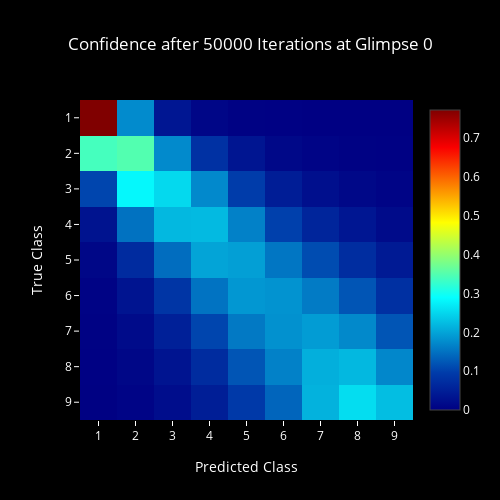
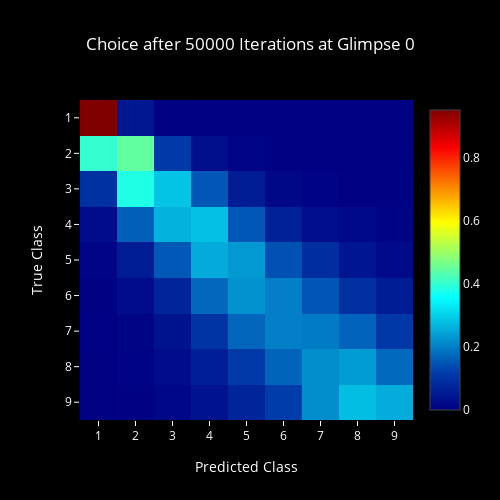
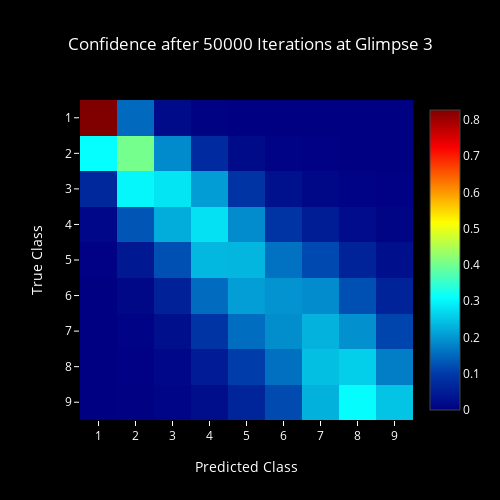
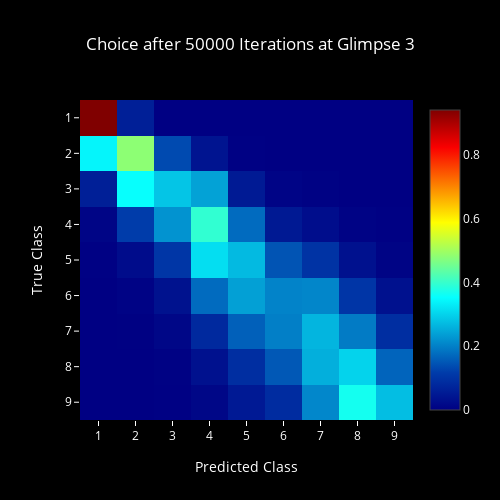

The cell these charts' notebook holds for them, in order:
### Code cell
for i, it in enumerate(iter_list):
    for g, glimpse in enumerate(glimpse_list):
        plot_confidence(i, it, g, glimpse)
        plot_choice(i, it, g, glimpse)

### Figure 1 — Plotly figure (JSON) as saved in the notebook; plotly's stock layout.template omitted (floating-point values rounded to 4 significant figures)
{"data": [{"colorscale": "Jet", "type": "heatmap", "z": [[0, 0, 0, 0, 0, 0, 0, 0, 0, 0], [0, 0.7724, 0.1751, 0.03592, 0.0103, 0.003679, 0.001388, 0.0006904, 0.0002876, 0.0002422], [0, 0.3391, 0.3492, 0.1742, 0.079, 0.03384, 0.01313, 0.006498, 0.0032, 0.001904], [0, 0.1054, 0.2832, 0.2519, 0.1732, 0.09694, 0.04587, 0.02411, 0.01247, 0.006886], [0, 0.03016, 0.1498, 0.2188, 0.2218, 0.1647, 0.1004, 0.06026, 0.03614, 0.01796], [0, 0.01068, 0.06926, 0.1448, 0.1995, 0.195, 0.1539, 0.1128, 0.07289, 0.04107], [0, 0.004702, 0.03272, 0.08537, 0.1505, 0.1865, 0.1828, 0.1586, 0.1215, 0.07726], [0, 0.002961, 0.01786, 0.05142, 0.1051, 0.1567, 0.1806, 0.1915, 0.1724, 0.1214], [0, 0.001712, 0.01055, 0.03184, 0.07028, 0.1212, 0.1646, 0.21, 0.219, 0.1708], [0, 0.0009335, 0.006806, 0.02128, 0.04798, 0.09222, 0.1374, 0.213, 0.2556, 0.2248]]}], "layout": {"font": {"color": "#FFF"}, "height": 500, "paper_bgcolor": "#000", "plot_bgcolor": "#000", "title": "Confidence after 50000 Iterations at Glimpse 0", "titlefont": {"color": "#FFF"}, "width": 500, "xaxis": {"dtick": 1, "range": [0.5, 9.5], "tickcolor": "#FFF", "title": "Predicted Class"}, "yaxis": {"dtick": 1, "range": [9.5, 0.5], "tickcolor": "#FFF", "title": "True Class"}}}

### Figure 2 — Plotly figure (JSON) as saved in the notebook; plotly's stock layout.template omitted (floating-point values rounded to 4 significant figures)
{"data": [{"colorscale": "Jet", "type": "heatmap", "z": [[0, 0, 0, 0, 0, 0, 0, 0, 0, 0], [0, 0.9532, 0.0452, 0.0011, 0.0003, 0, 0, 0.0002, 0, 0], [0, 0.4014, 0.4457, 0.1131, 0.0283, 0.0087, 0.0014, 0.0007, 0.0005, 0.0002], [0, 0.098, 0.3815, 0.2853, 0.1515, 0.0563, 0.0165, 0.0062, 0.0035, 0.0012], [0, 0.0245, 0.1614, 0.2649, 0.281, 0.1523, 0.0654, 0.0268, 0.0178, 0.0059], [0, 0.0084, 0.0559, 0.1537, 0.2541, 0.2323, 0.1445, 0.0889, 0.0414, 0.0208], [0, 0.0035, 0.0232, 0.0738, 0.1733, 0.2245, 0.201, 0.1502, 0.0953, 0.0552], [0, 0.0026, 0.0106, 0.0381, 0.1024, 0.1707, 0.2005, 0.1956, 0.1674, 0.1121], [0, 0.0014, 0.0056, 0.023, 0.0598, 0.1123, 0.1676, 0.2186, 0.2367, 0.175], [0, 0.0005, 0.004, 0.0142, 0.0359, 0.0743, 0.1186, 0.2184, 0.278, 0.2561]]}], "layout": {"font": {"color": "#FFF"}, "height": 500, "paper_bgcolor": "#000", "plot_bgcolor": "#000", "title": "Choice after 50000 Iterations at Glimpse 0", "titlefont": {"color": "#FFF"}, "width": 500, "xaxis": {"dtick": 1, "range": [0.5, 9.5], "tickcolor": "#FFF", "title": "Predicted Class"}, "yaxis": {"dtick": 1, "range": [9.5, 0.5], "tickcolor": "#FFF", "title": "True Class"}}}

### Figure 3 — Plotly figure (JSON) as saved in the notebook; plotly's stock layout.template omitted (floating-point values rounded to 4 significant figures)
{"data": [{"colorscale": "Jet", "type": "heatmap", "z": [[0, 0, 0, 0, 0, 0, 0, 0, 0, 0], [0, 0.8273, 0.1513, 0.01819, 0.002698, 0.0004303, 7.763e-05, 2.801e-05, 6.695e-06, 3.286e-06], [0, 0.3104, 0.403, 0.1867, 0.07311, 0.01921, 0.004504, 0.001997, 0.0007181, 0.0003591], [0, 0.0697, 0.3005, 0.2832, 0.2068, 0.09025, 0.02935, 0.01339, 0.004664, 0.002156], [0, 0.01225, 0.1299, 0.2234, 0.2786, 0.1879, 0.08889, 0.05004, 0.02076, 0.008201], [0, 0.002542, 0.04352, 0.1232, 0.2354, 0.2326, 0.1596, 0.1173, 0.06082, 0.02505], [0, 0.0006482, 0.01412, 0.05629, 0.1537, 0.2072, 0.1958, 0.1875, 0.1237, 0.0611], [0, 0.0004975, 0.005246, 0.02693, 0.08859, 0.1557, 0.1894, 0.2295, 0.1927, 0.1115], [0, 0.0002551, 0.002284, 0.0126, 0.04688, 0.1035, 0.1586, 0.2432, 0.2589, 0.1737], [0, 3.133e-05, 0.001155, 0.006968, 0.0249, 0.06462, 0.118, 0.2278, 0.3084, 0.2481]]}], "layout": {"font": {"color": "#FFF"}, "height": 500, "paper_bgcolor": "#000", "plot_bgcolor": "#000", "title": "Confidence after 50000 Iterations at Glimpse 3", "titlefont": {"color": "#FFF"}, "width": 500, "xaxis": {"dtick": 1, "range": [0.5, 9.5], "tickcolor": "#FFF", "title": "Predicted Class"}, "yaxis": {"dtick": 1, "range": [9.5, 0.5], "tickcolor": "#FFF", "title": "True Class"}}}

### Figure 4 — Plotly figure (JSON) as saved in the notebook; plotly's stock layout.template omitted (floating-point values rounded to 4 significant figures)
{"data": [{"colorscale": "Jet", "type": "heatmap", "z": [[0, 0, 0, 0, 0, 0, 0, 0, 0, 0], [0, 0.9399, 0.0598, 0.0002, 0, 0.0001, 0, 0, 0, 0], [0, 0.3406, 0.4807, 0.1349, 0.0401, 0.0029, 0.0001, 0.0003, 0.0003, 0.0001], [0, 0.0605, 0.3544, 0.2829, 0.2403, 0.0501, 0.0078, 0.003, 0.0008, 0.0002], [0, 0.0091, 0.1167, 0.2219, 0.3936, 0.1746, 0.0497, 0.0264, 0.0064, 0.0016], [0, 0.002, 0.0239, 0.1049, 0.3124, 0.2694, 0.1465, 0.0994, 0.0341, 0.0074], [0, 0.0003, 0.0059, 0.0343, 0.1743, 0.2377, 0.2031, 0.2064, 0.1044, 0.0336], [0, 0.0004, 0.0011, 0.0132, 0.0811, 0.161, 0.1977, 0.2629, 0.1933, 0.0893], [0, 0.0002, 0.0008, 0.0042, 0.0326, 0.0896, 0.151, 0.2556, 0.2998, 0.1662], [0, 0, 0.0001, 0.0018, 0.0132, 0.0499, 0.0865, 0.2078, 0.3665, 0.2742]]}], "layout": {"font": {"color": "#FFF"}, "height": 500, "paper_bgcolor": "#000", "plot_bgcolor": "#000", "title": "Choice after 50000 Iterations at Glimpse 3", "titlefont": {"color": "#FFF"}, "width": 500, "xaxis": {"dtick": 1, "range": [0.5, 9.5], "tickcolor": "#FFF", "title": "Predicted Class"}, "yaxis": {"dtick": 1, "range": [9.5, 0.5], "tickcolor": "#FFF", "title": "True Class"}}}
